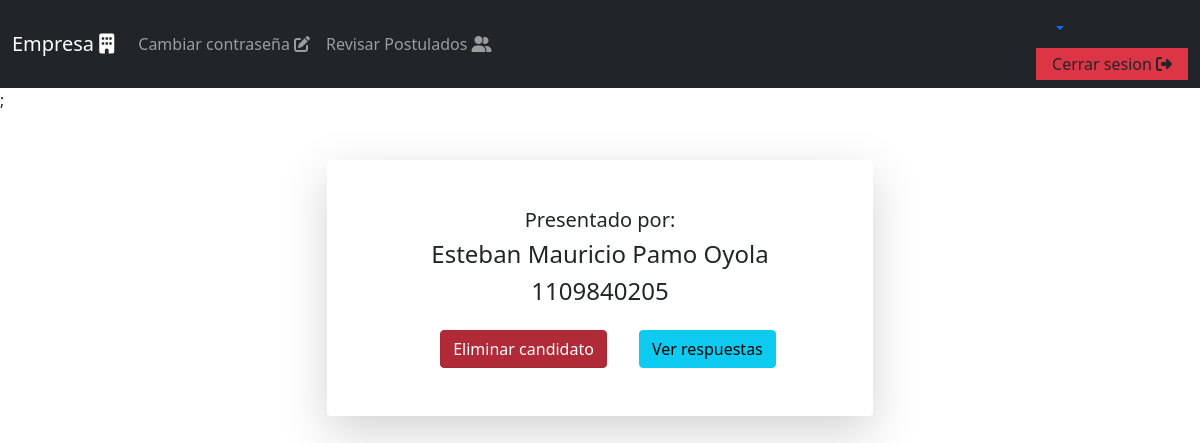
The page /logic/C_postulados.php (signed in) on the database its author committed.
### tables this page shows
CREATE TABLE `registro` (
  `id` int(11) NOT NULL,
  `pregunta1` varchar(20) NOT NULL,
  `pregunta2` varchar(20) NOT NULL,
  `pregunta3` varchar(20) NOT NULL,
  `pregunta4` varchar(20) NOT NULL,
  `pregunta5` varchar(20) NOT NULL,
  `pregunta6` varchar(20) NOT NULL,
  `pregunta7` varchar(20) NOT NULL,
  `pregunta8` varchar(20) NOT NULL,
  `pregunta9` varchar(20) NOT NULL,
  `pregunta10` varchar(20) NOT NULL,
  `pregunta11` varchar(20) NOT NULL,
  `pregunta12` varchar(20) NOT NULL,
  `pregunta13` varchar(20) NOT NULL,
  `pregunta14` varchar(20) NOT NULL,
  `pregunta15` varchar(20) NOT NULL,
  `pregunta16` varchar(20) NOT NULL,
  `pregunta17` varchar(20) NOT NULL,
  `pregunta18` varchar(20) NOT NULL,
  `pregunta19` varchar(20) NOT NULL,
  `pregunta20` varchar(20) NOT NULL,
  `idCandidato` int(11) NOT NULL,
  `nitEmpresa` int(11) NOT NULL,
  `estado` int(11) NOT NULL
);

CREATE TABLE `candidato` (
  `numeroIdentificacion` int(20) NOT NULL,
  `nombre` varchar(50) NOT NULL,
  `direccion` varchar(20) NOT NULL,
  `telefono` varchar(11) NOT NULL,
  `cantidadHijos` int(20) NOT NULL,
  `genero` varchar(20) NOT NULL,
  `estadoCivil` varchar(20) NOT NULL,
  `cantidadMascotas` int(10) NOT NULL,
  `nivelEscolaridad` varchar(30) DEFAULT NULL,
  `contrasenia` int(100) NOT NULL,
  `imagen` mediumblob NOT NULL,
  `estado` int(2) NOT NULL
);

### controller/Sentencias.php (called while the page is built, shortened)
<?php
    include "../models/database.php";
    class Sentencias
    {
        private $db;
        public function __construct()
        {
            $this->db = new Conexion();
            $this->db = $this->db->conectar();
        }
        public function mostrarPostulados($nit){
            $sql = "SELECT candidato.numeroIdentificacion, candidato.nombre, registro.id
            FROM registro
            INNER JOIN candidato
            ON registro.idCandidato = candidato.numeroIdentificacion
            AND registro.nitEmpresa = '".$nit."'
            AND registro.estado = 1";
            $resultado = array();
            try{
                $query = $this->db->prepare($sql);
                $query->execute();
                while ($registro =  $query->fetch(PDO::FETCH_ASSOC)) {
                    $resultado[] = $registro;
                }
            } catch (Exception $ew){
                echo "El error es: ".$ew->getMessage();
            }
            return $resultado;
        }
    }
?>

### models/database.php (called while the page is built, shortened)
<?php
    class Conexion
    {
        private $conexion;
        public function conectar(){
            $url ="mysql:host=localhost;dbname=proyecto";
            try{
                $this->conexion = new PDO($url, "root", "");
                $this->conexion->setAttribute(PDO::ATTR_ERRMODE, PDO::ERRMODE_EXCEPTION);
            }
            catch(PDOException  $e){
                echo "El error es: "+$e->getMessage();
            }
            return $this->conexion;
        }
    }
?>

### views/postulados.php (the view, shortened to what this page needs)
<?php require("../includes/header.php"); ?>
<?php require("../includes/navbar2.php"); ?>
<div class="container">
        <div class="row justify-content-md-center">
            <div class="col-sm-6 mt-5">
               <?php
                    if($lista)
                    {
                        foreach($lista as $candidato)
                        {
                            echo "<div class='shadow-lg p-5 mb-5 bg-body rounded'>";
                                echo "<form method='post'>";
                                echo "<h5 class='text-center'>Presentado por:</h5>";
                                echo "<h4 class='text-center'>" .$candidato['nombre']. "</h4>";
                                echo "<h4 class='text-center'>" .$candidato['numeroIdentificacion']. "</h4>";
                                echo "<div class='text-center mt-4'>";
                                echo "<a class='btn btn-danger active mx-3' type='submit' href='C_eliminar.php?id=".$candidato['id']."' >Eliminar candidato</a>";
                                    echo "<a class='btn btn-info ms-3' type='submit' href='C_respuestas.php?numeroIdentificacion=".$candidato['numeroIdentificacion']."' >Ver respuestas</a>";
                                echo "</div>";
                                echo"</form>";
                            echo "</div>";
                        }
                    }
                    else{
                        echo "<div class='shadow-lg p-5 mb-5 bg-body rounded'>";
                        echo "<h4 class='font-monospace ms-5'>Usted no tiene Candidatos </h4>";
                        echo "<h4 class='font-monospace ms-5'>Hasta el momento</h4>";
                    echo "</div>";
                    }
               ?>
            </div>
        </div>
    </div>
<?php require("../includes/footer.php"); ?>

### rows shown on the page
registro: idCandidato.nombre "Esteban Mauricio Pamo Oyola", idCandidato.numeroIdentificacion "1109840205"
